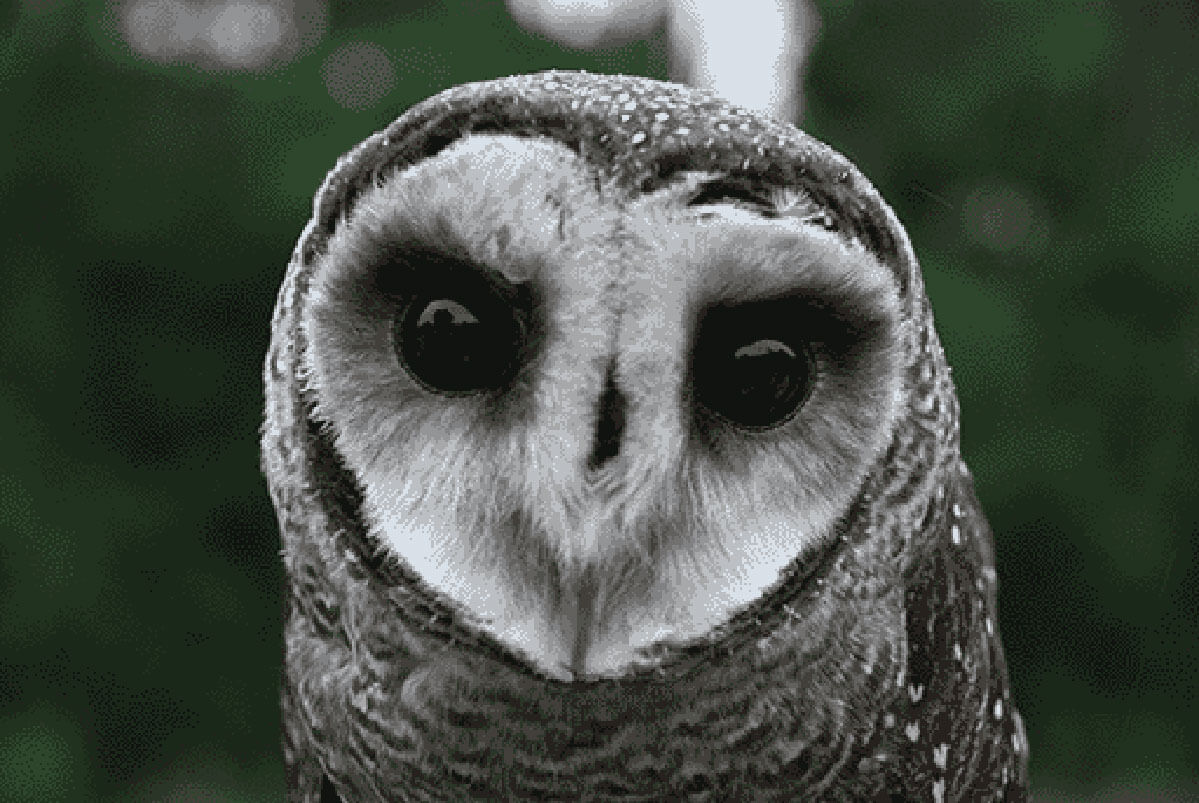
#> input picture basicTranformations/owl.jpg, 1199 x 803 px
$ python Crop.py
#> lines starting #> are read from the running program, lines starting #| are printed output that depends on the picture
import cv2
import numpy as np
image = cv2.imread('owl.jpg')
#> image is the input picture: shape (803, 1199, 3); mean B, G, R 70.8, 79.4, 72.1
height, width = image.shape[:2]
#> height = 803; width = 1199
start_row, start_col = int(height * .25), int(width * .25)
#> start_row = 200; start_col = 299
end_row, end_col = int(height * .75), int(width * .75)
#> end_row = 602; end_col = 899
croppedImage = image[start_row:end_row, start_col:end_col]
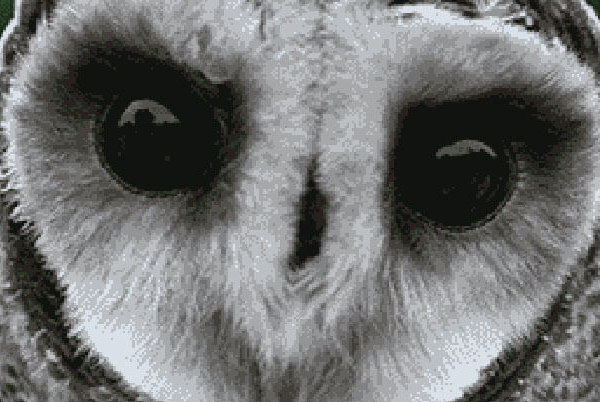
#> croppedImage: shape (402, 600, 3); mean B, G, R 115, 115.5, 114.4
cv2.imshow('cropped image', croppedImage)
cv2.waitKey()
cv2.destroyAllWindows()
